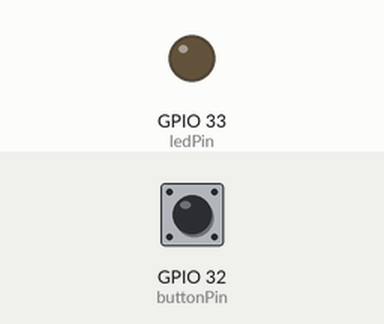
A sketch run on a simulated ESP32. Parts: output pins drawn as LEDs (lit = HIGH). The inputs (shaded band) are chosen by the test bench; at power-on: GPIO 32 (buttonPin) LOW.

Above: at 1.2 s.
1.3 s: GPIO 32 (buttonPin) pulled HIGH for 0.15 s
At 1.37 s:
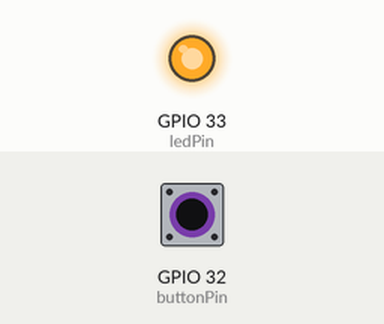
2.9 s: GPIO 32 (buttonPin) pulled HIGH for 3.2 s
At 7.1 s:
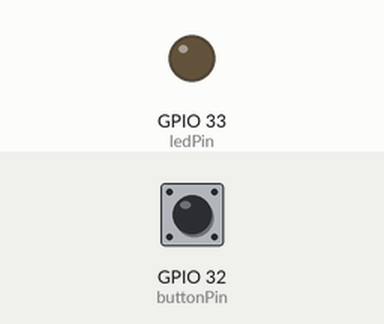
Timing chart, 0 to 8.6 s (numbered marks = the images above; inputs shaded):
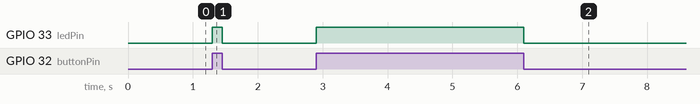

The sketch:

botaoLed.ino
```cpp
int ledPin = 33;      // Pino onde o LED está conectado
int buttonPin = 32;    // Pino onde o botão está conectado
int buttonState = 0;  // Variável para armazenar o estado do botão

void setup() {
  pinMode(ledPin, OUTPUT);   // Define o pino do LED como saída
  pinMode(buttonPin, INPUT); // Define o pino do botão como entrada
}

void loop() {
  buttonState = digitalRead(buttonPin); // Lê o estado do botão

  if (buttonState == HIGH) {  // Se o botão estiver pressionado
    digitalWrite(ledPin, HIGH);  // Liga o LED
  } else {
    digitalWrite(ledPin, LOW);   // Desliga o LED
  }
}
```

Measured:
- after the input at 1.3 s, GPIO 33 (ledPin): LOW → HIGH at once, → LOW 0.15 s later
- after the input at 2.9 s, GPIO 33 (ledPin): LOW → HIGH at once, → LOW 3.2 s later
